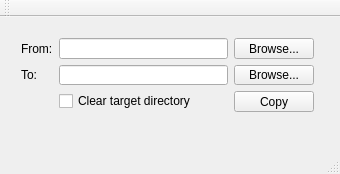
<?xml version="1.0" encoding="UTF-8"?>
<ui version="4.0">
 <class>MainWindow</class>
 <widget class="QMainWindow" name="MainWindow">
  <property name="geometry">
   <rect>
    <x>0</x>
    <y>0</y>
    <width>340</width>
    <height>174</height>
   </rect>
  </property>
  <property name="windowTitle">
   <string>MainWindow</string>
  </property>
  <widget class="QWidget" name="centralWidget">
   <widget class="QWidget" name="gridLayoutWidget">
    <property name="geometry">
     <rect>
      <x>10</x>
      <y>10</y>
      <width>315</width>
      <height>95</height>
     </rect>
    </property>
    <layout class="QGridLayout" name="gridLayout">
     <property name="sizeConstraint">
      <enum>QLayout::SetMaximumSize</enum>
     </property>
     <item row="0" column="1">
      <widget class="QLineEdit" name="lineEdit"/>
     </item>
     <item row="2" column="1">
      <widget class="QLineEdit" name="lineEdit_2"/>
     </item>
     <item row="2" column="0">
      <widget class="QLabel" name="label">
       <property name="text">
        <string>To:</string>
       </property>
      </widget>
     </item>
     <item row="0" column="0">
      <widget class="QLabel" name="label_2">
       <property name="text">
        <string>From:</string>
       </property>
      </widget>
     </item>
     <item row="0" column="2">
      <widget class="QPushButton" name="pushButton">
       <property name="text">
        <string>Browse...</string>
       </property>
      </widget>
     </item>
     <item row="2" column="2">
      <widget class="QPushButton" name="pushButton_2">
       <property name="text">
        <string>Browse...</string>
       </property>
      </widget>
     </item>
     <item row="3" column="2">
      <widget class="QPushButton" name="pushButton_3">
       <property name="text">
        <string>Copy</string>
       </property>
      </widget>
     </item>
     <item row="3" column="1">
      <widget class="QCheckBox" name="checkBox">
       <property name="text">
        <string>Clear target directory</string>
       </property>
      </widget>
     </item>
    </layout>
   </widget>
  </widget>
  <widget class="QMenuBar" name="menuBar">
   <property name="geometry">
    <rect>
     <x>0</x>
     <y>0</y>
     <width>340</width>
     <height>23</height>
    </rect>
   </property>
  </widget>
  <widget class="QToolBar" name="mainToolBar">
   <attribute name="toolBarArea">
    <enum>TopToolBarArea</enum>
   </attribute>
   <attribute name="toolBarBreak">
    <bool>false</bool>
   </attribute>
  </widget>
  <widget class="QStatusBar" name="statusBar"/>
 </widget>
 <layoutdefault spacing="6" margin="11"/>
 <resources/>
 <connections/>
</ui>
